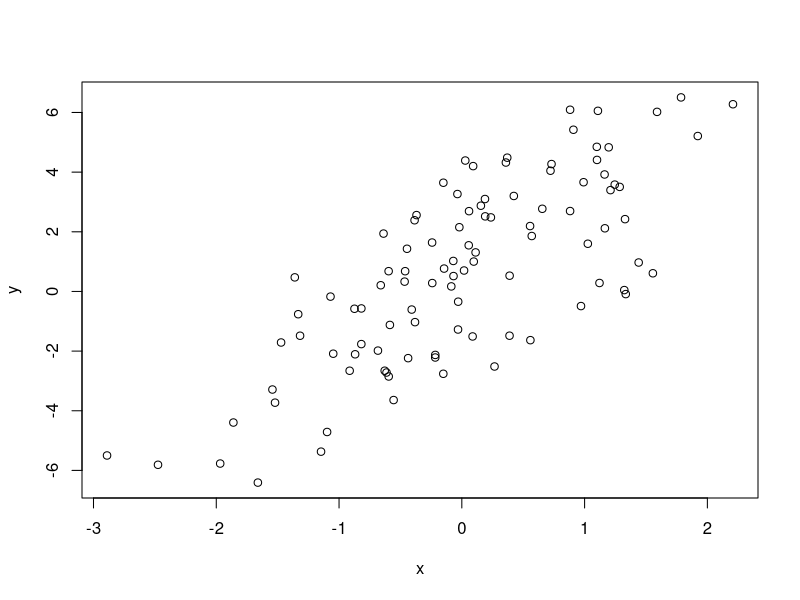
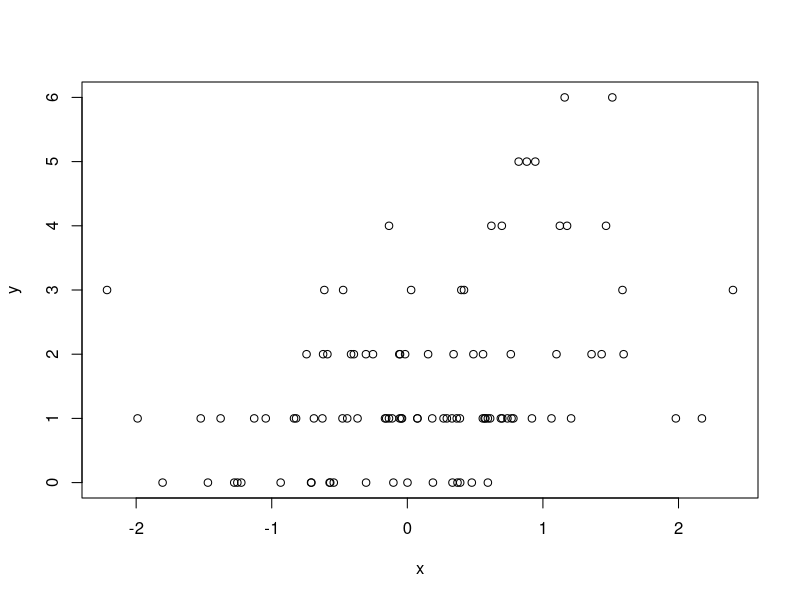

Write the R code that produced these figures, in order.
## ---- chunk 1
knitr::opts_chunk$set(echo = TRUE)
## ---- chunk 2
#Crear 10 valores de la distribuciòn normal

rnorm(10)
rnorm(10)

#Ahora con lamisma secuencia

print("-------------")
set.seed(1)

rnorm(10)
rnorm(10)

print("-------------")
set.seed(1)

rnorm(10)
rnorm(10)


## ---- chunk 3
set.seed(20)
x <- rnorm(100)
e <- rnorm(100,0,2)
y <- 0.5+2*x+e
summary(y)

plot(x,y)
## ---- chunk 4
set.seed(1)
x <- rnorm(100)

log.mu <- 0.5 + 0.3*x
y <- rpois(100, exp(log.mu))
summary(y)

plot(x,y)
## ---- chunk 5
set.seed(1)

sample(1:10,4)
sample(1:10,4)


print("Sample letters")
sample(letters,5)

print("sample w/replacement")

sample(1:10,replace = TRUE)
